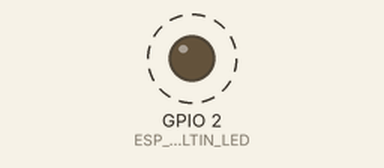
A sketch run on a simulated ESP8266 (NodeMCU). Parts: output pins drawn as LEDs (lit = HIGH). Dashed ring = blinking. WiFi joins after 1.5 s; servers stay silent unless stated; what the sketch prints to the serial monitor is not drawn.

Above: at 1.9 s.
Timing chart, 0 to 5.1 s (numbered marks = the images above):
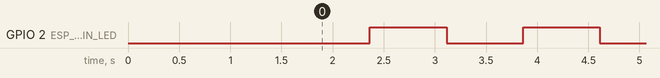

The sketch:

esp_ota_blink.ino
```cpp
/*********
  Rui Santos
  Complete project details at http://randomnerdtutorials.com
  Arduino IDE example: Examples > Arduino OTA > BasicOTA.ino
*********/

#include <ESP8266WiFi.h>
#include <ESP8266mDNS.h>
#include <WiFiUdp.h>
#include <ArduinoOTA.h>

// Update these with values suitable for your network.

// cnk vars begin:
unsigned long currentTime;
const char* ssid = "2.4g";
const char* password = "dauyndauyn";
// cnk vars end;

// blink vars begin:
const int ESP_BUILTIN_LED = 2; // 2- blue, 0 - red
unsigned long thisLoop=millis();
unsigned long interval = 750;
bool ledState = HIGH;
bool blinking = true;
// blink vars end;

void setup_wifi()
{
  delay(10);
  // wifi network cnk begin:
  Serial.println();
  Serial.print("Connecting to ");
  Serial.println(ssid);
  WiFi.begin(ssid, password);
  while (WiFi.status() != WL_CONNECTED) {
    delay(200);
    Serial.print(".");
  }

  randomSeed(micros());

  Serial.println("");
  Serial.println("WiFi connected");
  Serial.println("IP address: ");
  Serial.println(WiFi.localIP());
  // wifi network cnk end;
}

void setup() {
////////////////////////////////////////////////////////
//////////////// WIFI - OTA SETUP BEGIN ////////////////
////////////////////////////////////////////////////////

  Serial.begin(115200);
  Serial.println("Booting");

  setup_wifi(); // wifi cnk procedure;

  pinMode(ESP_BUILTIN_LED, OUTPUT);

  // ota setup begin:

  // Port defaults to 8266
  // ArduinoOTA.setPort(8266);

  // Hostname defaults to esp8266-[ChipID]
  ArduinoOTA.setHostname("esp8266_blink");

  // No authentication by default
  // ArduinoOTA.setPassword((const char *)"123");


  ArduinoOTA.onStart([]() {
    Serial.println("Start");
  });
  ArduinoOTA.onEnd([]() {
    Serial.println("\nEnd");
  });
  ArduinoOTA.onProgress([](unsigned int progress, unsigned int total) {
    Serial.printf("Progress: %u%%\r", (progress / (total / 100)));
  });
  ArduinoOTA.onError([](ota_error_t error) {
    Serial.printf("Error[%u]: ", error);
    if (error == OTA_AUTH_ERROR) Serial.println("Auth Failed");
    else if (error == OTA_BEGIN_ERROR) Serial.println("Begin Failed");
    else if (error == OTA_CONNECT_ERROR) Serial.println("Connect Failed");
    else if (error == OTA_RECEIVE_ERROR) Serial.println("Receive Failed");
    else if (error == OTA_END_ERROR) Serial.println("End Failed");
  });
  ArduinoOTA.begin();

  // ota setup end;

///////////////////////////////////////////////////////
////////////// WIFI - OTA SETUP COMPLETE //////////////
///////////////////////////////////////////////////////

}

void loop() {

  ArduinoOTA.handle();

  currentTime = millis();

  // blink blurb begin:
  if (blinking == true and (currentTime - thisLoop >= interval)){
    thisLoop=currentTime;
    if (ledState == LOW) { ledState = HIGH; } else ledState = LOW;
    digitalWrite(ESP_BUILTIN_LED, ledState);
  }
  // blink blurb end;

}
```

Measured:
- by itself, GPIO 2 (ESP_BUILTIN_LED): alternates HIGH for 0.75 s and LOW for 0.75 s
